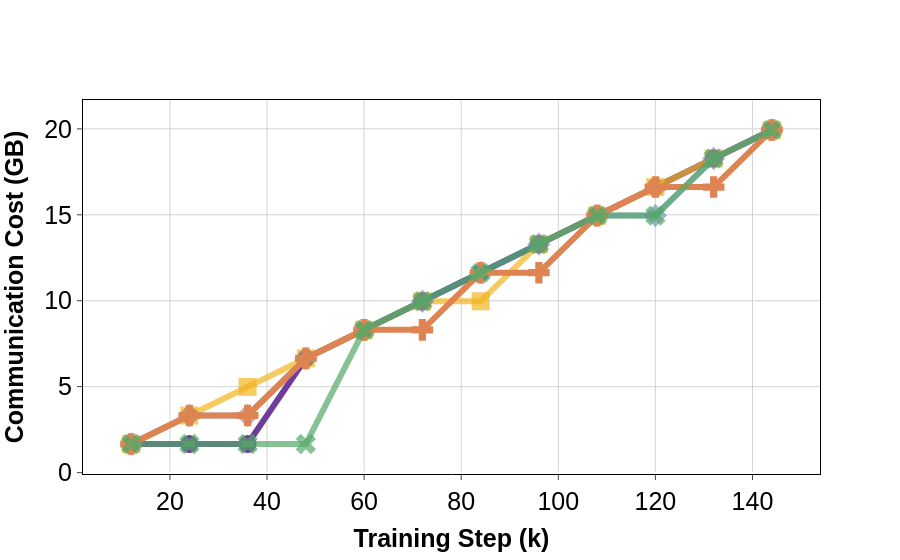

Notebook code for this chart:
### Code cell
combined_communication_cost_lower_bound_figures = go.Figure()
i = 0
for fig in communication_cost_lower_bound_figures:    
    for trace in fig.data:
        trace.update(line={'color': f'rgba{hex_to_rgba(COLORS[i], ALPHAS[i])}'}, marker=dict(symbol=MARKER_SYMBOLS[i]))
        i += 1
        combined_communication_cost_lower_bound_figures.add_trace(trace)
combined_communication_cost_lower_bound_figures.update_layout(xaxis_title="<b>Training Step (k)</b>", yaxis_title="<b>Communication Cost (GB)</b>")
combined_communication_cost_lower_bound_figures = standardize_fig(combined_communication_cost_lower_bound_figures, **fig_config)
#combined_communication_cost_lower_bound_figures.update_layout(legend=dict(orientation="v", yanchor="bottom", x=0, y=0.425, xanchor="left", bgcolor='rgba(0,0,0,0)')) 
combined_communication_cost_lower_bound_figures.update_layout(showlegend=False) 
combined_communication_cost_lower_bound_figures.show()
combined_communication_cost_lower_bound_figures.write_image("ddad_communication_cost_lower_bound_by_steps_search_range_opt.pdf")

### Figure 1 — Plotly figure (JSON) as saved in the notebook; plotly's stock layout.template omitted (floating-point values rounded to 4 significant figures)
{"data": [{"line": {"color": "rgba(109, 61, 156, 1)", "width": 6}, "marker": {"size": 18, "symbol": "circle"}, "mode": "lines+markers", "name": "&#936;=4 - DDAD - MIN", "showlegend": true, "type": "scatter", "x": [12, 24, 36, 48, 60, 72, 84, 96, 108, 120, 132, 144], "y": [1.661, 1.661, 1.661, 6.646, 8.307, 9.968, 11.63, 13.29, 14.95, 16.61, 18.28, 19.94]}, {"line": {"color": "rgba(242, 182, 31, 0.7)", "width": 6}, "marker": {"size": 18, "symbol": "square"}, "mode": "lines+markers", "name": "&#936;=6 - DDAD - MIN", "showlegend": true, "type": "scatter", "x": [12, 24, 36, 48, 60, 72, 84, 96, 108, 120, 132, 144], "y": [1.661, 3.323, 4.984, 6.646, 8.307, 9.968, 9.968, 13.29, 14.95, 16.61, 18.28, 19.94]}, {"line": {"color": "rgba(76, 114, 176, 0.5)", "width": 6}, "marker": {"size": 18, "symbol": "diamond"}, "mode": "lines+markers", "name": "&#936;=8 - DDAD - MIN", "showlegend": true, "type": "scatter", "x": [12, 24, 36, 48, 60, 72, 84, 96, 108, 120, 132, 144], "y": [1.661, 3.323, 3.323, 6.646, 8.307, 9.968, 11.63, 13.29, 14.95, 14.95, 18.28, 19.94]}, {"line": {"color": "rgba(221, 132, 82, 1)", "width": 6}, "marker": {"size": 18, "symbol": "cross"}, "mode": "lines+markers", "name": "&#936;=10 - DDAD - MIN", "showlegend": true, "type": "scatter", "x": [12, 24, 36, 48, 60, 72, 84, 96, 108, 120, 132, 144], "y": [1.661, 3.323, 3.323, 6.646, 8.307, 8.307, 11.63, 11.63, 14.95, 16.61, 16.61, 19.94]}, {"line": {"color": "rgba(85, 168, 104, 0.7)", "width": 6}, "marker": {"size": 18, "symbol": "x"}, "mode": "lines+markers", "name": "&#936;=12 - DDAD - MIN", "showlegend": true, "type": "scatter", "x": [12, 24, 36, 48, 60, 72, 84, 96, 108, 120, 132, 144], "y": [1.661, 1.661, 1.661, 1.661, 8.307, 9.968, 11.63, 13.29, 14.95, 14.95, 18.28, 19.94]}], "layout": {"autosize": true, "legend": {"bordercolor": "black", "borderwidth": 0, "font": {"color": "black", "family": "Arial", "size": 25}, "tracegroupgap": 10}, "plot_bgcolor": "white", "showlegend": false, "title": {"font": {"color": "black", "family": "Arial", "size": 20}}, "xaxis": {"autorange": true, "gridcolor": "lightgrey", "linecolor": "black", "mirror": true, "range": [2.55, 153.5], "showline": true, "tickangle": 0, "tickfont": {"color": "black", "family": "Arial", "size": 25}, "tickmode": "array", "ticks": "outside", "title": {"font": {"color": "black", "family": "Arial", "size": 25}, "text": "<b>Training Step (k)</b>"}, "type": "linear"}, "yaxis": {"autorange": true, "gridcolor": "lightgrey", "linecolor": "black", "mirror": true, "range": [-1.057, 22.66], "showline": true, "tickfont": {"color": "black", "family": "Arial", "size": 25}, "ticks": "outside", "title": {"font": {"color": "black", "family": "Arial", "size": 25}, "text": "<b>Communication Cost (GB)</b>"}, "type": "linear"}}}
